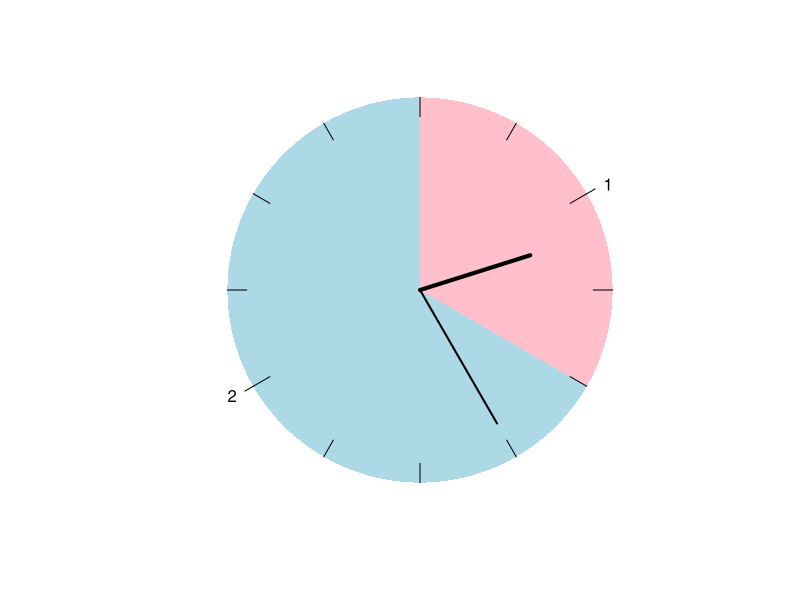

Write R code to recreate this figure.
# Original code from https://stackoverflow.com/questions/11877379/how-to-draw-clock-in-r#11878078

require('grid')
require('gridBase')

# Draw a pie chart
pie(c(1,2), # areas of pie slices
    clockwise = TRUE, # slices are drawn clockwise
    radius = 1.0,
    init.angle = 90, # starting at 12 o'clock
    col = c('pink', 'lightblue'), # filling the slices
    border = NA)

# Draw the clock
drawClock <- function (hour, minute) {
  t <- seq(0, 2*pi, length = 13)[-13] # Position of ticks
  x <- cos(t)
  y <- sin(t)
  
  vps <- baseViewports()
  pushViewport(vps$inner, vps$figure, vps$plot)
  # ticks
  
  grid.segments(x, y, x*.9, y*.9, default = 'native')
  # Hour hand
  hourAngle <- pi/2 - (hour + minute/60)/12*2*pi
  grid.segments(0, 0,
                .6*cos(hourAngle), .6*sin(hourAngle),
                default = 'native', gp=gpar(lex=4))
  # Minute hand
  minuteAngle <- pi/2 - (minute/60*2*pi)
  grid.segments(0, 0,
                .8*cos(minuteAngle), .8*sin(minuteAngle),
                default = 'native', gp=gpar(lex=2))
  popViewport(3)
}

drawClock(hour = 2, minute = 25)
